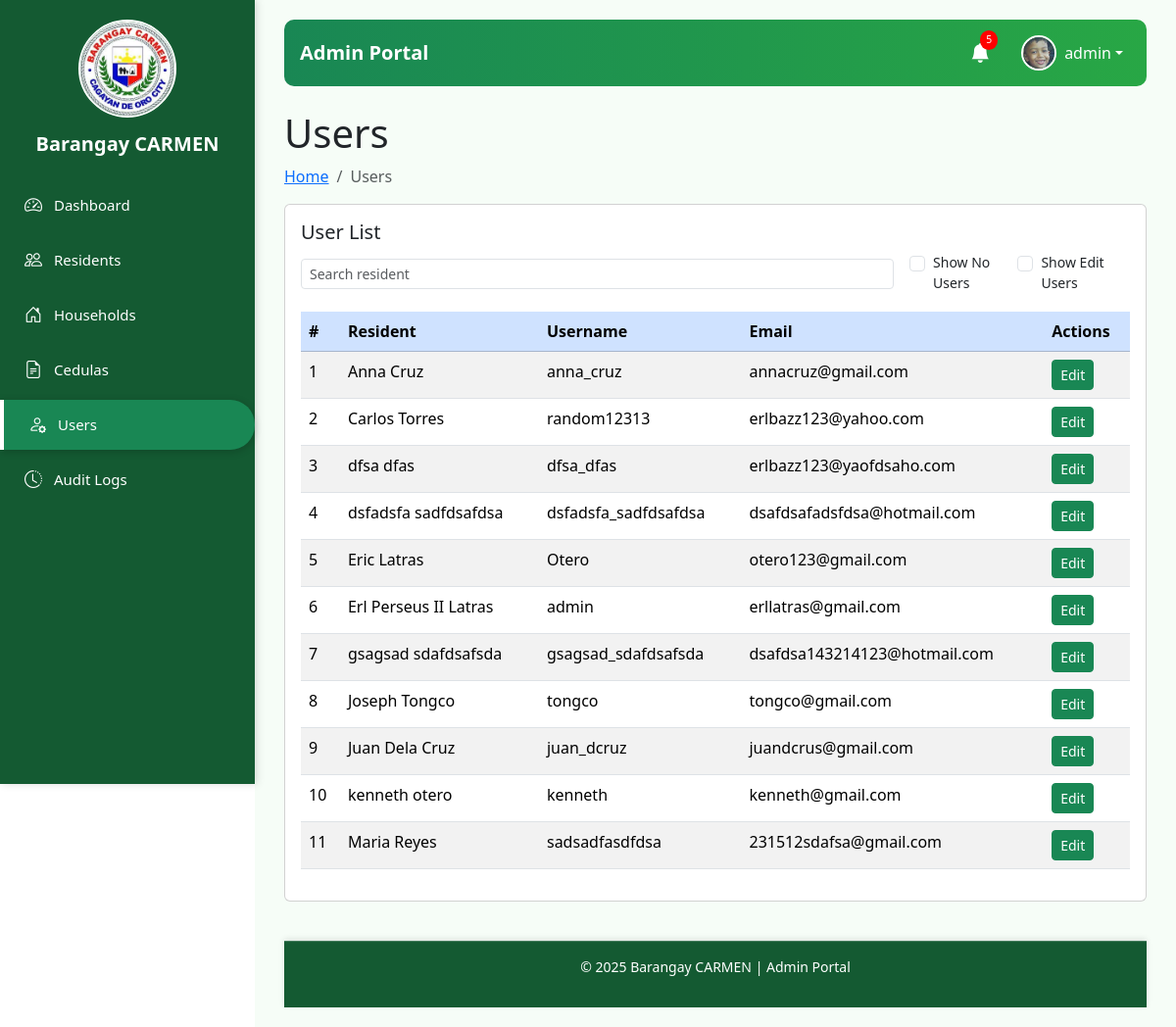
The page /admin_portal.php?page=users (signed in) on the database its author committed.
### tables this page shows
CREATE TABLE `users` (
  `user_id` int(11) NOT NULL,
  `resident_id` int(11) DEFAULT NULL,
  `username` varchar(50) NOT NULL,
  `email` varchar(100) DEFAULT NULL,
  `password` varchar(255) NOT NULL,
  `role` enum('Admin','Resident') NOT NULL DEFAULT 'Resident',
  `profile_image` varchar(255) DEFAULT NULL,
  `created_at` timestamp NOT NULL DEFAULT current_timestamp()
);

CREATE TABLE `residents` (
  `resident_id` int(11) NOT NULL,
  `first_name` varchar(50) NOT NULL,
  `middle_name` varchar(50) DEFAULT NULL,
  `last_name` varchar(50) NOT NULL,
  `birthdate` date DEFAULT NULL,
  `gender` enum('Male','Female','Other') DEFAULT NULL,
  `contact_no` varchar(20) DEFAULT NULL,
  `address` varchar(255) DEFAULT NULL,
  `civil_status` enum('Single','Married','Widowed','Separated') DEFAULT NULL,
  `created_at` timestamp NOT NULL DEFAULT current_timestamp()
);

### admin_module/users.php (the view, shortened to what this page needs)
<?php
function e($str) { return htmlspecialchars($str); }
$search_query = $_GET['search'] ?? '';
$show_no_user = isset($_GET['no_user']);
$show_has_user = isset($_GET['has_user']);
$residents = $conn->query("
    SELECT r.*, u.user_id, u.username, u.email
    FROM residents r
    LEFT JOIN users u ON r.resident_id=u.resident_id
    ORDER BY r.first_name, r.last_name
");
$filtered = [];
while ($row = $residents->fetch_assoc()) {
    $filtered[] = $row;
}
?>
<div class="pagetitle">
    <h1>Users</h1>
    <nav>
        <ol class="breadcrumb">
            <li class="breadcrumb-item"><a href="admin_portal.php">Home</a></li>
            <li class="breadcrumb-item active">Users</li>
        </ol>
    </nav>
</div>
<div class="card">
    <div class="card-body">
        <h5 class="card-title">User List</h5>
        <form method="GET" class="mb-3 d-flex align-items-center">
            <input type="text" name="search" class="form-control form-control-sm me-3" placeholder="Search resident" value="<?= e($search_query) ?>">
            <div class="form-check me-3">
                <input class="form-check-input" type="checkbox" name="no_user" id="no_user" <?= $show_no_user?'checked':'' ?> onchange="this.form.submit()">
                <label class="form-check-label small" for="no_user">Show No Users</label>
            </div>
            <div class="form-check me-3">
                <input class="form-check-input" type="checkbox" name="has_user" id="has_user" <?= $show_has_user?'checked':'' ?> onchange="this.form.submit()">
                <label class="form-check-label small" for="has_user">Show Edit Users</label>
            </div>
        </form>
        <div class="table-responsive">
            <table class="table table-striped">
                <thead class="table-primary">
                    <tr>
                        <th>#</th>
                        <th>Resident</th>
                        <th>Username</th>
                        <th>Email</th>
                        <th>Actions</th>
                    </tr>
                </thead>
                <tbody>
                    <?php if (empty($filtered)): ?>
                        <tr><td colspan="5" class="text-center">No users found.</td></tr>
                    <?php else: $i=1; foreach ($filtered as $row):
                        $fullname = e($row['first_name'].' '.$row['last_name']);
                        $username = e($row['username']);
                        $email = e($row['email']);
                        $has_user = $row['user_id'] ? true : false;
                    ?>
                        <tr>
                            <td><?= $i++ ?></td>
                            <td><?= $fullname ?></td>
                            <td><?= $username ?: '-' ?></td>
                            <td><?= $email ?: '-' ?></td>
                            <td>
                                <button class="btn btn-sm <?= $has_user?'btn-success':'btn-danger' ?>"
                                        data-bs-toggle="modal" data-bs-target="#userModal"
                                        data-resident-id="<?= $row['resident_id'] ?>"
                                        data-username="<?= $username ?>"
                                        data-email="<?= $email ?>">
                                    <?= $has_user?'Edit':'Create' ?>
                                </button>
                            </td>
                        </tr>
                    <?php endforeach; endif; ?>
                </tbody>
            </table>
        </div>
    </div>
</div>

### admin_module/admin_header.php (shortened to what this page needs)
<?php
require_once './db_connect.php';
$user_id = $_SESSION['user_id'];
$userQuery = $conn->query("SELECT * FROM users WHERE user_id = $user_id");
if ($userQuery && $userQuery->num_rows > 0) {
    $user = $userQuery->fetch_assoc();
} else {
    $user = [
        'username' => 'Unknown',
        'profile_image' => './assets/default-avatar.png'
    ];
}
$residentQuery = $conn->query("SELECT resident_id, first_name, last_name, created_at FROM residents ORDER BY created_at DESC LIMIT 5");
$notifications = [];
if ($residentQuery && $residentQuery->num_rows > 0) {
    while ($row = $residentQuery->fetch_assoc()) {
        $notifications[] = [
            'message' => $row['first_name'] . ' ' . $row['last_name'] . ' was added',
            'time' => date('M d, H:i', strtotime($row['created_at'])),
            'link' => "./admin_portal.php?page=residents&resident_id=" . $row['resident_id']
        ];
    }
}
$notificationCount = (!isset($_SESSION['notifications_read'])) ? count($notifications) : 0;
?>
<link href="https://cdn.jsdelivr.net/npm/bootstrap@5.3.3/dist/css/bootstrap.min.css" rel="stylesheet">
<link href="https://cdn.jsdelivr.net/npm/bootstrap-icons@1.11.1/font/bootstrap-icons.css" rel="stylesheet">
<nav class="navbar navbar-expand-lg navbar-custom mb-4 px-3">
  <a class="navbar-brand fw-bold" href="./admin_portal.php">Admin Portal</a>
  <div class="collapse navbar-collapse" id="navbarContent">
      <ul class="navbar-nav ms-auto align-items-center">
          <li class="nav-item dropdown me-3">
              <a class="nav-link position-relative" href="#" id="notificationDropdown" role="button"
                 data-bs-toggle="dropdown" aria-expanded="false" onclick="markNotificationsRead()">
                  <i class="bi bi-bell-fill fs-5"></i>
                  <?php if ($notificationCount > 0): ?>
                      <span id="notificationBadge" class="notification-badge"><?= $notificationCount ?></span>
                  <?php endif; ?>
              </a>
          </li>
          <li class="nav-item dropdown">
              <a class="nav-link dropdown-toggle d-flex align-items-center" href="#" id="profileDropdown" role="button"
                 data-bs-toggle="dropdown" aria-expanded="false">
                  <img src="<?= !empty($user['profile_image']) ? htmlspecialchars($user['profile_image']) : './assets/default-avatar.png' ?>"
                       alt="Profile" class="rounded-circle me-2 profile-img" width="36" height="36">
                  <?= htmlspecialchars($user['username']) ?>
              </a>
          </li>
      </ul>
  </div>
</nav>

### admin_portal.php (style rules this page uses)
body { background-color: #f8f9fa; font-family: 'Poppins', sans-serif; }

### admin_module/admin_header.php (style rules this page uses)
.navbar-custom { background: linear-gradient(90deg, #198754, #28a745); border-radius: 10px; }
.navbar-custom .nav-link, .navbar-custom .navbar-brand, .navbar-custom .dropdown-toggle { color: #fff; }
.notification-badge { position: absolute; top: 0; right: 0; font-size: 0.65rem; background: red; color: white; border-radius: 50%; padding: 2px 6px; transition: 0.3s; }
.profile-img { object-fit: cover; border: 2px solid #fff; }

### rows shown on the page
users: profile_image (picture), username "admin", resident.last_name "Erl Perseus II Latras", email "erllatras@gmail.com", shows "Edit"
users: resident.last_name "Anna Cruz", username "anna_cruz", email "annacruz@gmail.com", shows "Edit"
users: resident.last_name "Carlos Torres", username "random12313", email "erlbazz123@yahoo.com", shows "Edit"
users: resident.last_name "dfsa dfas", username "dfsa_dfas", email "erlbazz123@yaofdsaho.com", shows "Edit"
users: resident.last_name "dsfadsfa sadfdsafdsa", username "dsfadsfa_sadfdsafdsa", email "dsafdsafadsfdsa@hotmail.com", shows "Edit"
users: resident.last_name "Eric Latras", username "Otero", email "otero123@gmail.com", shows "Edit"
users: resident.last_name "gsagsad sdafdsafsda", username "gsagsad_sdafdsafsda", email "dsafdsa143214123@hotmail.com", shows "Edit"
users: resident.last_name "Joseph Tongco", username "tongco", email "tongco@gmail.com", shows "Edit"
users: resident.last_name "Juan Dela Cruz", username "juan_dcruz", email "juandcrus@gmail.com", shows "Edit"
users: resident.last_name "kenneth otero", username "kenneth", email "kenneth@gmail.com", shows "Edit"
users: resident.last_name "Maria Reyes", username "sadsadfasdfdsa", email "231512sdafsa@gmail.com", shows "Edit"

### other values the page prints
$notificationCount "5"
